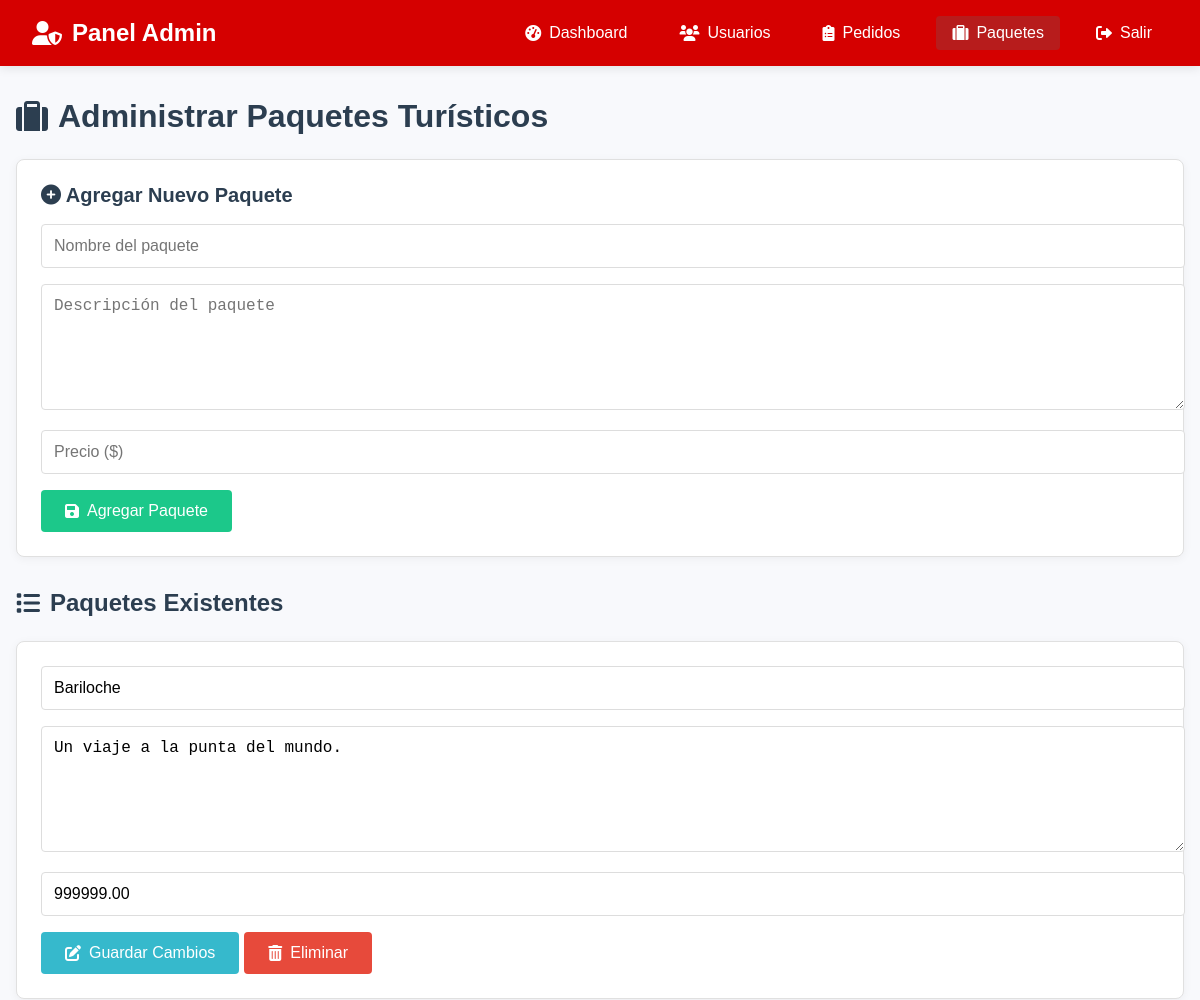
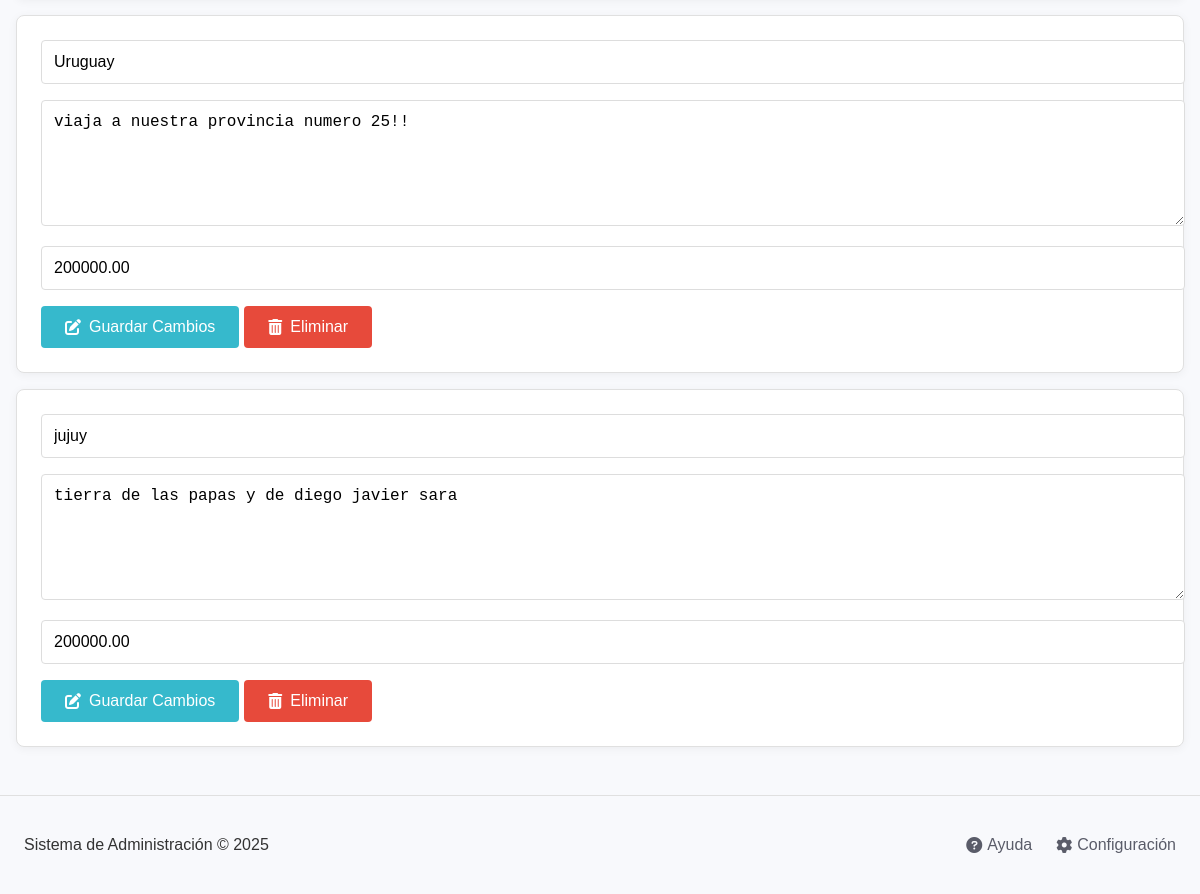
The app's page /admin_productos.php (signed in) with its own data (2 pictures, top to bottom).
### tables this page shows
CREATE TABLE `productos` (
  `id` int(11) NOT NULL,
  `nombre` varchar(255) NOT NULL,
  `descripcion` text NOT NULL,
  `precio` decimal(10,2) NOT NULL
);

### admin_productos.php (the view, shortened to what this page needs)
<?php
require 'conexion.php';
$productos = $conexion->query("SELECT * FROM productos")->fetch_all(MYSQLI_ASSOC);
?>
<!DOCTYPE html>
<html lang="es">
<head>
    <link rel="stylesheet" href="styles.css">
    <link rel="stylesheet" href="https://cdnjs.cloudflare.com/ajax/libs/font-awesome/6.0.0-beta3/css/all.min.css">
</head>
<body>
    <?php include 'admin_header.php'; ?>
    <main class="admin-container">
        <h1 class="admin-title"><i class="fas fa-suitcase"></i> Administrar Paquetes Turísticos</h1>
        <div class="producto-form">
            <h2><i class="fas fa-plus-circle"></i> Agregar Nuevo Paquete</h2>
            <form method="POST">
                <input type="text" name="nombre" placeholder="Nombre del paquete" required>
                <textarea name="descripcion" placeholder="Descripción del paquete" required></textarea>
                <input type="number" step="0.01" name="precio" placeholder="Precio ($)" required>
                <button type="submit" name="agregar" class="btn btn-add">
                    <i class="fas fa-save"></i> Agregar Paquete
                </button>
            </form>
        </div>
        <h2 class="admin-title"><i class="fas fa-list"></i> Paquetes Existentes</h2>
        <?php if (empty($productos)): ?>
            <div class="producto-item">
                <p>No hay paquetes registrados todavía.</p>
            </div>
        <?php else: ?>
            <?php foreach ($productos as $producto): ?>
                <div class="producto-item">
                    <form method="POST">
                        <input type="text" name="nombre" value="<?= htmlspecialchars($producto['nombre']) ?>" required>
                        <textarea name="descripcion" required><?= htmlspecialchars($producto['descripcion']) ?></textarea>
                        <input type="number" step="0.01" name="precio" value="<?= $producto['precio'] ?>" required>
                        <div class="action-buttons">
                            <button type="submit" name="editar" class="btn btn-edit">
                                <i class="fas fa-edit"></i> Guardar Cambios
                            </button>
                            <button type="submit" name="eliminar" class="btn btn-delete" onclick="return confirm('¿Estás seguro de eliminar este paquete?')">
                                <i class="fas fa-trash-alt"></i> Eliminar
                            </button>
                        </div>
                    </form>
                </div>
            <?php endforeach; ?>
        <?php endif; ?>
    </main>
    <?php include 'admin_footer.php'; ?>
</body>
</html>

### styles.css (style rules this page uses)
:root { --primary: #d50000; --primary-dark: #b71c1c; --secondary: #4e73df; --success: #1cc88a; --warning: #f6c23e; --danger: #e74a3b; --light: #f8f9fc; --dark: #5a5c69; }
body { font-family: 'Nunito', sans-serif; background-color: #f8f9fc; margin: 0; padding: 0; color: #333; }
.admin-container { max-width: 1200px; margin: 2rem auto; padding: 0 1rem; }
.admin-title { color: var(--dark); display: flex; align-items: center; gap: 10px; margin-bottom: 1.5rem; }
.btn { display: inline-flex; align-items: center; gap: 8px; padding: 0.5rem 1rem; border-radius: 4px; text-decoration: none; color: white; font-weight: 500; transition: all 0.3s; border: none; cursor: pointer; font-size: 0.9rem; }
.action-buttons { display: flex; gap: 5px; }
.admin-title { color: #2c3e50; margin-bottom: 1.5rem; display: flex; align-items: center; gap: 10px; }
.producto-form { background: white; border-radius: 8px; padding: 1.5rem; margin-bottom: 2rem; box-shadow: 0 2px 10px rgba(0,0,0,0.05); border: 1px solid #e0e0e0; }
.producto-form h2 { margin-top: 0; color: #2c3e50; font-size: 1.25rem; }
.producto-item { background: white; border-radius: 8px; padding: 1.5rem; margin-bottom: 1rem; box-shadow: 0 2px 10px rgba(0,0,0,0.05); border: 1px solid #e0e0e0; }
.producto-form input, .producto-form textarea, .producto-item input, .producto-item textarea { width: 100%; padding: 0.75rem; margin-bottom: 1rem; border: 1px solid #ddd; border-radius: 4px; font-size: 1rem; transition: border-color 0.3s; }
.producto-form textarea, .producto-item textarea { min-height: 100px; resize: vertical; }
.btn { padding: 0.75rem 1.5rem; border: none; border-radius: 4px; font-size: 1rem; cursor: pointer; transition: all 0.3s; display: inline-flex; align-items: center; gap: 8px; }
.btn-add { background-color: #1cc88a; color: white; }
.btn-edit { background-color: #36b9cc; color: white; }
.btn-delete { background-color: #e74a3b; color: white; }

### records on screen
productos: nombre "Bariloche", descripcion "Un viaje a la punta del mundo.", precio "999999.00"
productos: nombre "Uruguay", descripcion "viaja a nuestra provincia numero 25!!", precio "200000.00"
productos: nombre "jujuy", descripcion "tierra de las papas y de diego javier sara", precio "200000.00"
